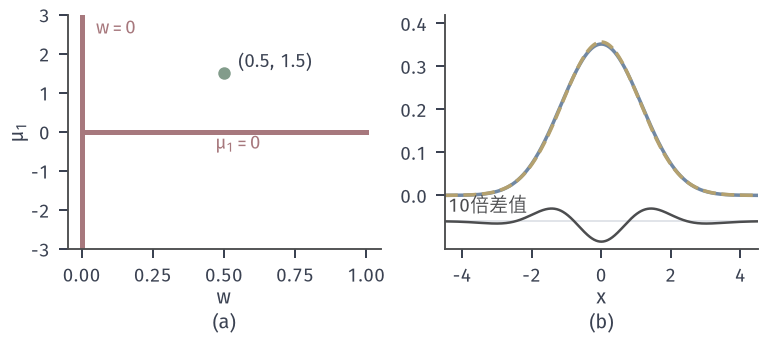

Write the Python code that produced this figure.
"""Redundancy and overlap. (a) slice mu2=0 of w N(mu1,1)+(1-w)N(0,1): representations of N(0,1) are mu1=0 (any w) and w=0 (any mu1); green (0.5,1.5).
(b) 0.5N(-0.5,1)+0.5N(0.5,1) vs N(0,1.25) and 10x their difference."""
from pathlib import Path
import sys
HERE = Path(__file__).resolve().parent
sys.path.insert(0, str(HERE.parent/"dfam-common"))
from common import *

fig, (a, b) = figure(width_mm=108, height_mm=48, ncols=2)
a.plot([0, 1], [0, 0], color=RED, lw=2.0)
a.plot([0, 0], [-3, 3], color=RED, lw=2.0)
a.scatter([0.5], [1.5], s=18, color=GREEN, zorder=4)
a.text(0.55, 1.65, r'$(0.5,\,1.5)$', fontsize=7.5)
a.text(0.55, -0.45, r'$\mu_1=0$', color=RED, fontsize=7.5, ha='center')
a.text(0.05, 2.5, r'$w=0$', color=RED, fontsize=7.5)
a.set_xlim(-0.05, 1.05); a.set_ylim(-3, 3); a.set_xlabel('$w$', labelpad=1); a.set_ylabel(r'$\mu_1$', labelpad=1)
x = np.linspace(-4.5, 4.5, 901)
mix = 0.5*phi(x+0.5)+0.5*phi(x-0.5)
nn = phi(x/np.sqrt(1.25))/np.sqrt(1.25)
b.plot(x, mix, color=BLUE, lw=1.4)
b.plot(x, nn, color=YELLOW, lw=1.4, ls='--')
off = -0.06
b.axhline(off, color=GRID, lw=0.6)
b.plot(x, off+10*(mix-nn), color=STROKE, lw=1.0)
b.text(-4.4, off+0.022, '10倍差值', fontsize=7.5, ha='left', color=STROKE)
b.set_xlim(-4.5, 4.5); b.set_ylim(-0.125, 0.42); b.set_yticks([0, 0.1, 0.2, 0.3, 0.4]); b.set_xlabel('$x$', labelpad=1)
tag(a, '(a)', y=-0.27); tag(b, '(b)', y=-0.27)
save(fig, HERE, 'figure', {'max_abs_diff': float(np.abs(mix-nn).max()), 'peak': float(mix.max()), 'ratio': float(np.abs(mix-nn).max()/mix.max())})
